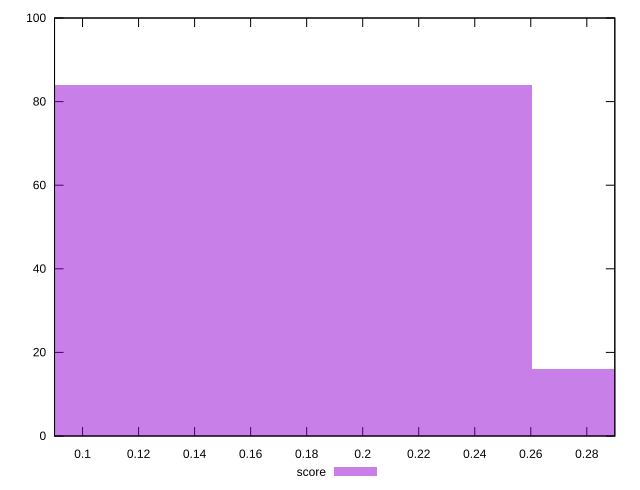

The script that saved this image:
reset

$score <<EOF
0.1735954029289693 84
0.3471908058579386 16
EOF

set key outside below
set boxwidth 0.1735954029289693
set xrange [0.09:0.29]
set yrange [0:100]
set trange [0:100]
set style fill transparent solid 0.5 noborder
set terminal svg size 640, 490 enhanced background rgb 'white'
set output "reports/report_00030_2021-02-24T20-42-31.540Z/unused-javascript/samples/music/score/histogram.svg"

plot $score title "score" with boxes

reset
